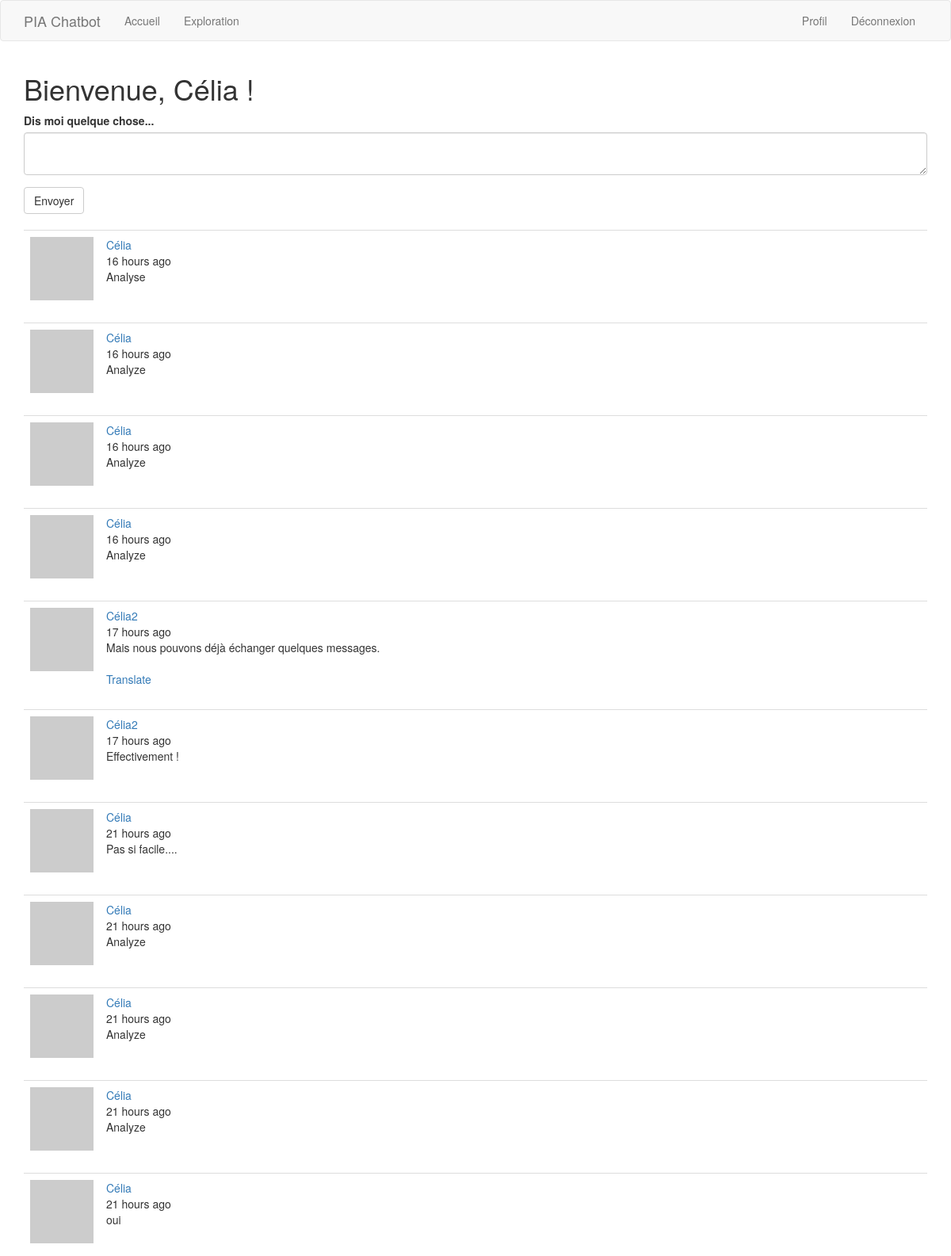
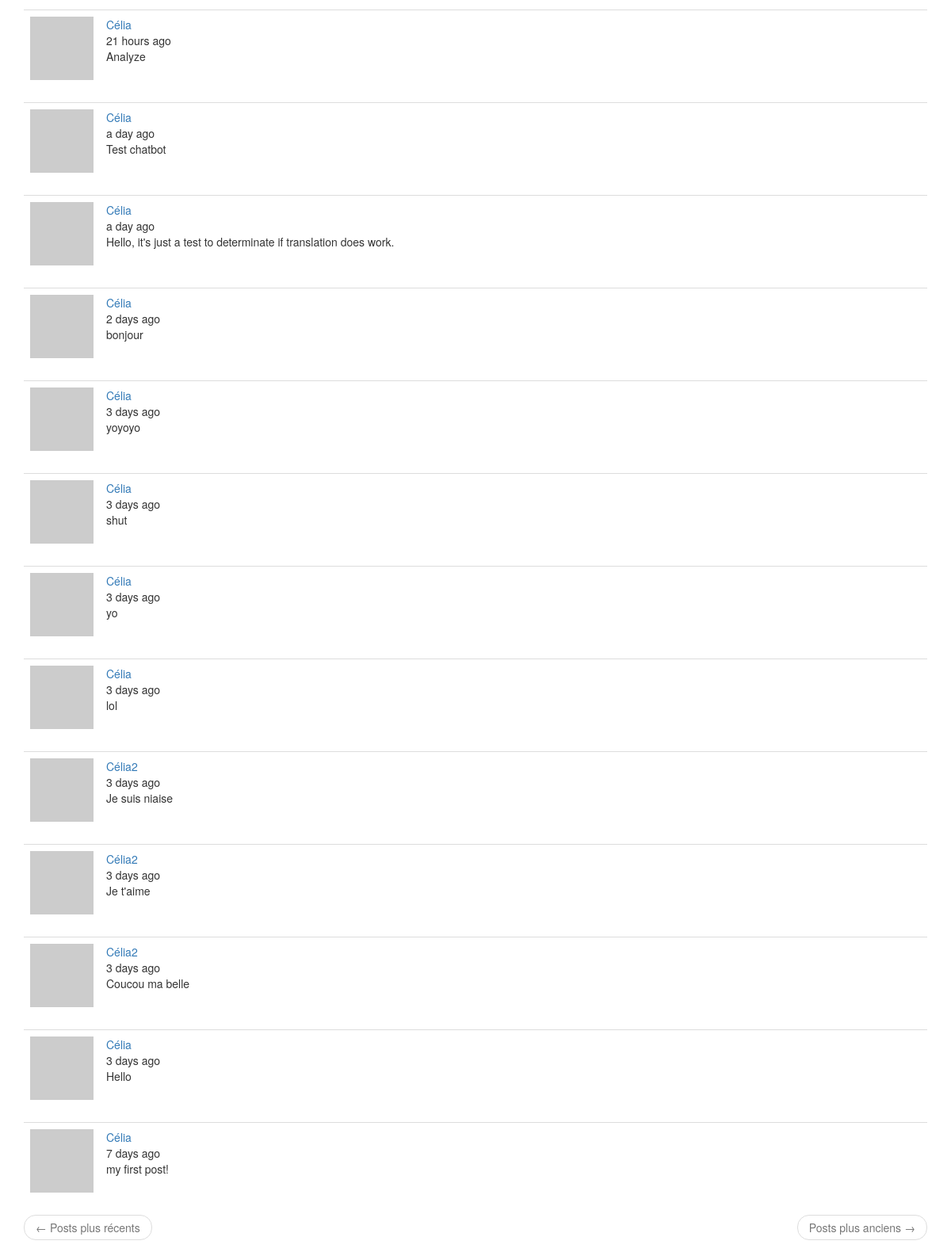
The app's page /index (signed in) with its own data (2 pictures, top to bottom).
### app/models.py (models this page shows, shortened)
class User(UserMixin, db.Model):
    id = db.Column(db.Integer, primary_key=True)
    username = db.Column(db.String(64), index=True, unique=True)
    email = db.Column(db.String(120), index=True, unique=True)
    password_hash = db.Column(db.String(128))
    posts = db.relationship('Post', backref='author', lazy='dynamic')
    about_me = db.Column(db.String(140))
    last_seen = db.Column(db.DateTime, default=datetime.utcnow)
    followed = db.relationship(
        'User', secondary=followers,
        primaryjoin=(followers.c.follower_id == id),
        secondaryjoin=(followers.c.followed_id == id),
        backref=db.backref('followers', lazy='dynamic'), lazy='dynamic')
    def avatar(self, size):
        digest = md5(self.email.lower().encode('utf-8')).hexdigest()
        return 'https://www.gravatar.com/avatar/{}?d=identicon&s={}'.format(
            digest, size)
    def followed_posts(self):
        followed = Post.query.join(
            followers, (followers.c.followed_id == Post.user_id)).filter(
                followers.c.follower_id == self.id)
        own = Post.query.filter_by(user_id=self.id)
        return followed.union(own).order_by(Post.timestamp.desc())

class Post(db.Model):
    id = db.Column(db.Integer, primary_key=True)
    body = db.Column(db.String(140))
    timestamp = db.Column(db.DateTime, index=True, default=datetime.utcnow)
    user_id = db.Column(db.Integer, db.ForeignKey('user.id'))
    language = db.Column(db.String(5))

### app/main/routes.py (the view, shortened to what this page needs)
@bp.route('/', methods=['GET', 'POST'])
@bp.route('/index', methods=['GET', 'POST'])
@login_required
def index():
    form = PostForm()
    page = request.args.get('page', 1, type=int)
    posts = current_user.followed_posts().paginate(
        page, current_app.config['POSTS_PER_PAGE'], False)
    next_url = url_for('main.index', page=posts.next_num) \
        if posts.has_next else None
    prev_url = url_for('main.index', page=posts.prev_num) \
        if posts.has_prev else None
    return render_template('index.html', title=_('Accueil'), form=form,
                           posts=posts.items, next_url=next_url,
                           prev_url=prev_url)

### app/main/forms.py
class PostForm(FlaskForm):
    post = TextAreaField(_l('Dis moi quelque chose...'), validators=[DataRequired()])
    submit = SubmitField(_l('Envoyer'))

### app/main/routes.py (called while the page is built)
@bp.before_app_request
def before_request():
    if current_user.is_authenticated:
        current_user.last_seen = datetime.utcnow()
        db.session.commit()
    g.locale = str(get_locale())

### app/models.py (called while the page is built)
@login.user_loader
def load_user(id):
    return User.query.get(int(id))

### app/templates/index.html
{% extends "base.html" %}
{% import 'bootstrap/wtf.html' as wtf %}
{% block app_content %}
    <h1>{{ _('Bienvenue, %(username)s !', username=current_user.username) }}</h1>
    {% if form %}
    {{ wtf.quick_form(form) }}
    <br>
    {% endif %}
    {% for post in posts %}
        {% include '_post.html' %}
    {% endfor %}
    <nav aria-label="...">
        <ul class="pager">
            <li class="previous{% if not prev_url %} disabled{% endif %}">
                <a href="{{ prev_url or '#' }}">
                    <span aria-hidden="true">&larr;</span> {{ _('Posts plus récents') }}
                </a>
            </li>
            <li class="next{% if not next_url %} disabled{% endif %}">
                <a href="{{ next_url or '#' }}">
                    {{ _('Posts plus anciens') }} <span aria-hidden="true">&rarr;</span>
                </a>
            </li>
        </ul>
    </nav>
{% endblock %}

### app/templates/base.html (shortened to what this page needs)
{% extends 'bootstrap/base.html' %}
{% block navbar %}
    <nav class="navbar navbar-default">
        <div class="container">
            <div class="navbar-header">
                <a class="navbar-brand" href="{{ url_for('main.index') }}">PIA Chatbot</a>
            </div>
            <div class="collapse navbar-collapse" id="bs-example-navbar-collapse-1">
                <ul class="nav navbar-nav">
                    <li><a href="{{ url_for('main.index') }}">{{ _('Accueil') }}</a></li>
                    <li><a href="{{ url_for('main.explore') }}">{{ _('Exploration') }}</a></li>
                </ul>
                <ul class="nav navbar-nav navbar-right">
                    {% if current_user.is_anonymous %}
                    <li><a href="{{ url_for('auth.login') }}">{{ _('Connexion') }}</a></li>
                    {% else %}
                    <li><a href="{{ url_for('main.user', username=current_user.username) }}">{{ _('Profil') }}</a></li>
                    <li><a href="{{ url_for('auth.logout') }}">{{ _('Déconnexion') }}</a></li>
                    {% endif %}
                </ul>
            </div>
        </div>
    </nav>
{% endblock %}
{% block content %}
    <div class="container">
        {% block app_content %}{% endblock %}
    </div>
{% endblock %}

### app/templates/_post.html (shortened to what this page needs)
<table class="table table-hover">
        <tr>
            <td width="70px">
                <a href="{{ url_for('main.user', username=post.author.username) }}">
                    <img src="{{ post.author.avatar(70) }}" />
                </a>
            </td>
            <td>
                {{ _('%(username)s <br> %(when)s',
                    username=user_link, when=moment(post.timestamp).fromNow()) }}
                <br>
                <span id="post{{ post.id }}">{{ post.body }}</span>
                {% if post.language and post.language != g.locale %}
                <br><br>
                <span id="translation{{ post.id }}">
                    <a href="javascript:translate(
                                '#post{{ post.id }}',
                                '#translation{{ post.id }}',
                                '{{ post.language }}',
                                '{{ g.locale }}');">{{ _('Translate') }}</a>
                </span>
                {% endif %}
            </td>
        </tr>
    </table>

### records on screen
Post: body "Analyse"
Post: body "Analyze"
Post: body "Analyze"
Post: body "Analyze"
Post: body "Mais nous pouvons déjà échanger quelques messages."
Post: body "Effectivement !"
Post: body "Pas si facile...."
Post: body "Analyze"
Post: body "Analyze"
Post: body "Analyze"
Post: body "oui"
Post: body "Analyze"
Post: body "Test chatbot"
Post: body "Hello, it's just a test to determinate if translation does work."
Post: body "bonjour"
Post: body "yoyoyo"
Post: body "shut"
Post: body "yo"
Post: body "lol"
Post: body "Je suis niaise"
Post: body "Je t'aime"
Post: body "Coucou ma belle"
Post: body "Hello"
Post: body "my first post!"
